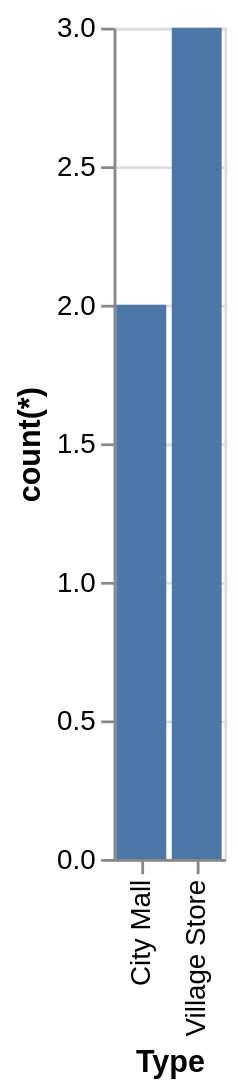

Source (Vega-Lite JSON):
### Vega-Lite specification from a JSON file in a GitHub repository (floating-point values rounded to 4 significant figures)
{"data": {"values": [{"x_data": "City Mall", "y_data": 2}, {"x_data": "Village Store", "y_data": 3}]}, "mark": "bar", "encoding": {"x": {"field": "x_data", "type": "nominal", "title": "Type", "sort": "ascending"}, "y": {"field": "y_data", "type": "quantitative", "title": "count(*)"}}}
